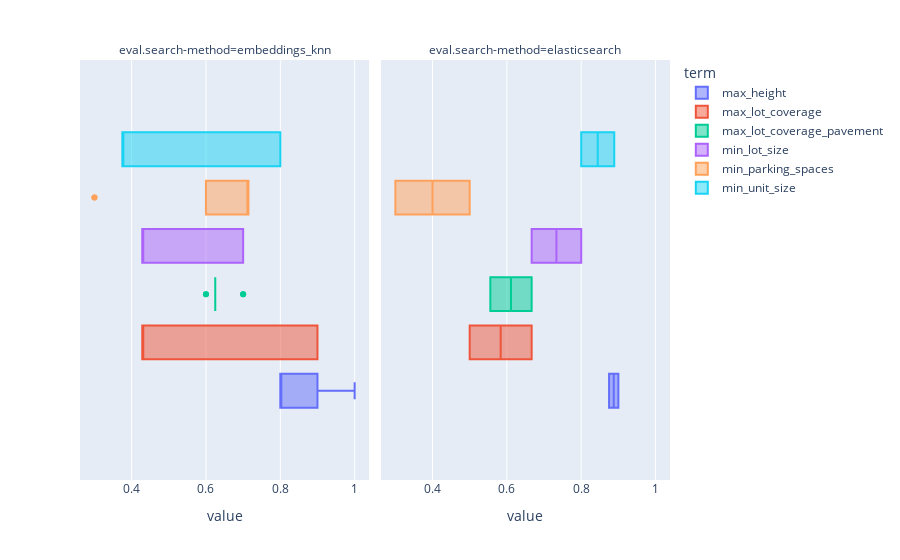

The cell this chart's notebook holds for it:
### Code cell
px.box(
    df_terms.filter(
        (pl.col("term_variable") == "answer_accuracy")
        & (pl.col("eval.search-method").is_not_null())
    ).with_columns(pl.col("value").cast(pl.Float32, strict=False)),
    x="value",
    color="term",
    facet_col="eval.search-method",
)

### Figure 1 — Plotly figure (JSON) as saved in the notebook; plotly's stock layout.template omitted (floating-point values rounded to 4 significant figures)
{"data": [{"alignmentgroup": "True", "hovertemplate": "term=max_height<br>eval.search-method=embeddings_knn<br>value=%{x}<extra></extra>", "legendgroup": "max_height", "marker": {"color": "#636efa"}, "name": "max_height", "notched": false, "offsetgroup": "max_height", "orientation": "h", "showlegend": true, "type": "box", "x": [1, 1, 0.9, 0.9, 0.8, 0.8, 0.8, 0.8, 0.8, 0.8, 0.8], "x0": " ", "xaxis": "x", "y0": " ", "yaxis": "y"}, {"alignmentgroup": "True", "hovertemplate": "term=max_height<br>eval.search-method=elasticsearch<br>value=%{x}<extra></extra>", "legendgroup": "max_height", "marker": {"color": "#636efa"}, "name": "max_height", "notched": false, "offsetgroup": "max_height", "orientation": "h", "showlegend": false, "type": "box", "x": [0.9, 0.9, 0.875, 0.875], "x0": " ", "xaxis": "x2", "y0": " ", "yaxis": "y2"}, {"alignmentgroup": "True", "hovertemplate": "term=max_lot_coverage<br>eval.search-method=embeddings_knn<br>value=%{x}<extra></extra>", "legendgroup": "max_lot_coverage", "marker": {"color": "#EF553B"}, "name": "max_lot_coverage", "notched": false, "offsetgroup": "max_lot_coverage", "orientation": "h", "showlegend": true, "type": "box", "x": [0.9, 0.9, 0.9, 0.9, 0.4286, 0.4286, 0.4286, 0.4286, 0.4286, 0.4286, 0.4286], "x0": " ", "xaxis": "x", "y0": " ", "yaxis": "y"}, {"alignmentgroup": "True", "hovertemplate": "term=max_lot_coverage<br>eval.search-method=elasticsearch<br>value=%{x}<extra></extra>", "legendgroup": "max_lot_coverage", "marker": {"color": "#EF553B"}, "name": "max_lot_coverage", "notched": false, "offsetgroup": "max_lot_coverage", "orientation": "h", "showlegend": false, "type": "box", "x": [0.6667, 0.6667, 0.5, 0.5], "x0": " ", "xaxis": "x2", "y0": " ", "yaxis": "y2"}, {"alignmentgroup": "True", "hovertemplate": "term=max_lot_coverage_pavement<br>eval.search-method=embeddings_knn<br>value=%{x}<extra></extra>", "legendgroup": "max_lot_coverage_pavement", "marker": {"color": "#00cc96"}, "name": "max_lot_coverage_pavement", "notched": false, "offsetgroup": "max_lot_coverage_pavement", "orientation": "h", "showlegend": true, "type": "box", "x": [0.7, 0.7, 0.6, 0.6, 0.625, 0.625, 0.625, 0.625, 0.625, 0.625, 0.625], "x0": " ", "xaxis": "x", "y0": " ", "yaxis": "y"}, {"alignmentgroup": "True", "hovertemplate": "term=max_lot_coverage_pavement<br>eval.search-method=elasticsearch<br>value=%{x}<extra></extra>", "legendgroup": "max_lot_coverage_pavement", "marker": {"color": "#00cc96"}, "name": "max_lot_coverage_pavement", "notched": false, "offsetgroup": "max_lot_coverage_pavement", "orientation": "h", "showlegend": false, "type": "box", "x": [0.5556, 0.5556, 0.6667, 0.6667], "x0": " ", "xaxis": "x2", "y0": " ", "yaxis": "y2"}, {"alignmentgroup": "True", "hovertemplate": "term=min_lot_size<br>eval.search-method=embeddings_knn<br>value=%{x}<extra></extra>", "legendgroup": "min_lot_size", "marker": {"color": "#ab63fa"}, "name": "min_lot_size", "notched": false, "offsetgroup": "min_lot_size", "orientation": "h", "showlegend": true, "type": "box", "x": [0.7, 0.7, 0.7, 0.7, 0.4286, 0.4286, 0.4286, 0.4286, 0.4286, 0.4286, 0.4286], "x0": " ", "xaxis": "x", "y0": " ", "yaxis": "y"}, {"alignmentgroup": "True", "hovertemplate": "term=min_lot_size<br>eval.search-method=elasticsearch<br>value=%{x}<extra></extra>", "legendgroup": "min_lot_size", "marker": {"color": "#ab63fa"}, "name": "min_lot_size", "notched": false, "offsetgroup": "min_lot_size", "orientation": "h", "showlegend": false, "type": "box", "x": [0.8, 0.8, 0.6667, 0.6667], "x0": " ", "xaxis": "x2", "y0": " ", "yaxis": "y2"}, {"alignmentgroup": "True", "hovertemplate": "term=min_parking_spaces<br>eval.search-method=embeddings_knn<br>value=%{x}<extra></extra>", "legendgroup": "min_parking_spaces", "marker": {"color": "#FFA15A"}, "name": "min_parking_spaces", "notched": false, "offsetgroup": "min_parking_spaces", "orientation": "h", "showlegend": true, "type": "box", "x": [0.6, 0.6, 0.3, 0.3, 0.7143, 0.7143, 0.7143, 0.7143, 0.7143, 0.7143, 0.7143], "x0": " ", "xaxis": "x", "y0": " ", "yaxis": "y"}, {"alignmentgroup": "True", "hovertemplate": "term=min_parking_spaces<br>eval.search-method=elasticsearch<br>value=%{x}<extra></extra>", "legendgroup": "min_parking_spaces", "marker": {"color": "#FFA15A"}, "name": "min_parking_spaces", "notched": false, "offsetgroup": "min_parking_spaces", "orientation": "h", "showlegend": false, "type": "box", "x": [0.3, 0.3, 0.5, 0.5], "x0": " ", "xaxis": "x2", "y0": " ", "yaxis": "y2"}, {"alignmentgroup": "True", "hovertemplate": "term=min_unit_size<br>eval.search-method=embeddings_knn<br>value=%{x}<extra></extra>", "legendgroup": "min_unit_size", "marker": {"color": "#19d3f3"}, "name": "min_unit_size", "notched": false, "offsetgroup": "min_unit_size", "orientation": "h", "showlegend": true, "type": "box", "x": [0.8, 0.8, 0.8, 0.8, 0.375, 0.375, 0.375, 0.375, 0.375, 0.375, 0.375], "x0": " ", "xaxis": "x", "y0": " ", "yaxis": "y"}, {"alignmentgroup": "True", "hovertemplate": "term=min_unit_size<br>eval.search-method=elasticsearch<br>value=%{x}<extra></extra>", "legendgroup": "min_unit_size", "marker": {"color": "#19d3f3"}, "name": "min_unit_size", "notched": false, "offsetgroup": "min_unit_size", "orientation": "h", "showlegend": false, "type": "box", "x": [0.8889, 0.8889, 0.8, 0.8], "x0": " ", "xaxis": "x2", "y0": " ", "yaxis": "y2"}], "layout": {"annotations": [{"font": {}, "showarrow": false, "text": "eval.search-method=embeddings_knn", "x": 0.245, "xanchor": "center", "xref": "paper", "y": 1, "yanchor": "bottom", "yref": "paper"}, {"font": {}, "showarrow": false, "text": "eval.search-method=elasticsearch", "x": 0.755, "xanchor": "center", "xref": "paper", "y": 1, "yanchor": "bottom", "yref": "paper"}], "boxmode": "group", "legend": {"title": {"text": "term"}, "tracegroupgap": 0}, "margin": {"t": 60}, "xaxis": {"anchor": "y", "domain": [0, 0.49], "title": {"text": "value"}}, "xaxis2": {"anchor": "y2", "domain": [0.51, 1], "matches": "x", "title": {"text": "value"}}, "yaxis": {"anchor": "x", "domain": [0, 1]}, "yaxis2": {"anchor": "x2", "domain": [0, 1], "matches": "y", "showticklabels": false}}}
